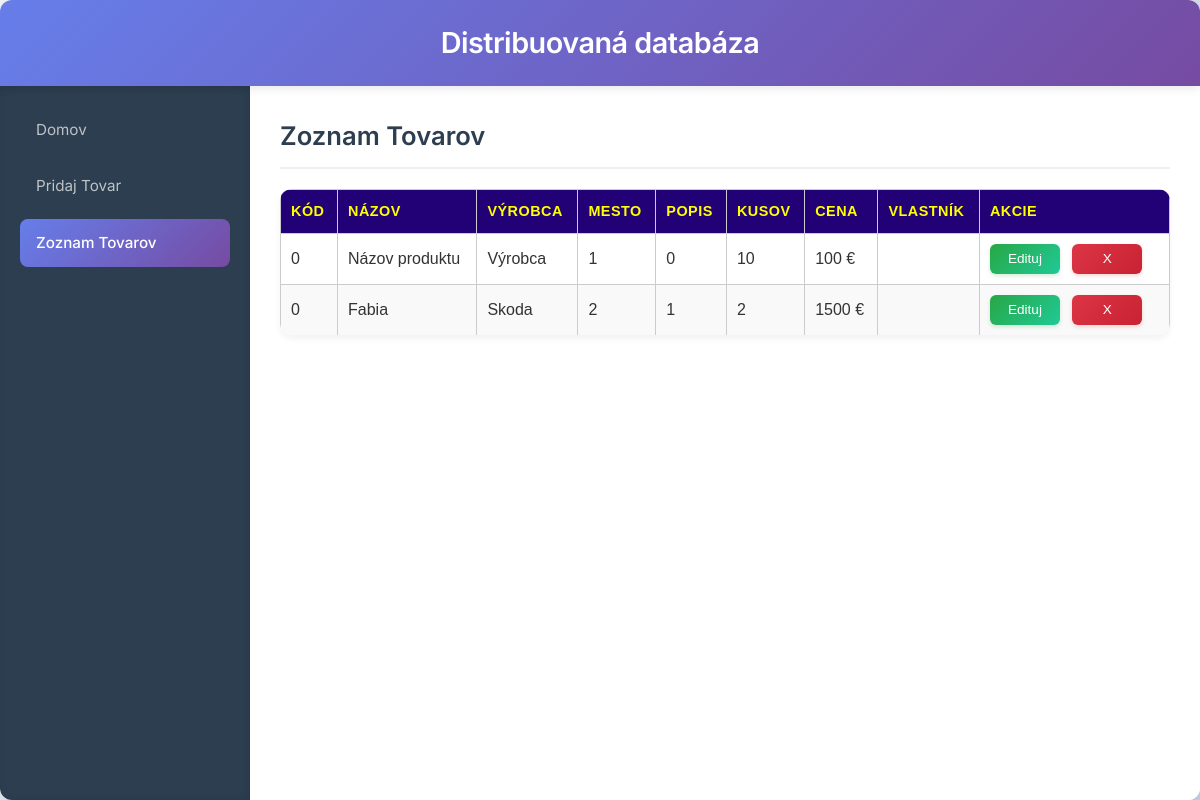
Before: /?menu=list-items with the older database file.
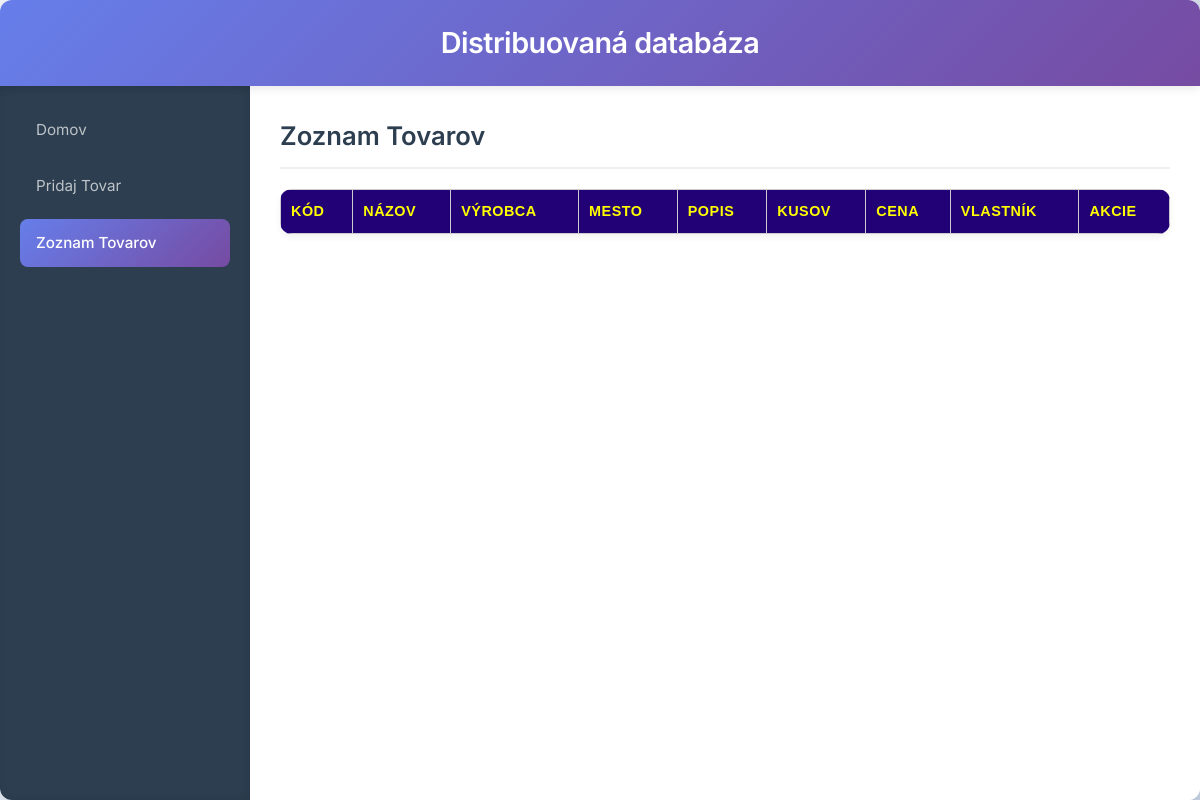
After: the same page with the newer database file.
### tables this page shows
CREATE TABLE `ntovar` (
                          `id` varchar(30) NOT NULL,
                          `pc` int(11) DEFAULT NULL,
                          `nazov` varchar(20) DEFAULT NULL,
                          `vyrobca` varchar(20) DEFAULT NULL,
                          `popis` varchar(100) DEFAULT NULL,
                          `kusov` int(11) DEFAULT NULL,
                          `cena` int(11) DEFAULT NULL,
                          `kod` varchar(20) DEFAULT NULL,
                          `node_origin` int(11) DEFAULT NULL
);

### pages/list-items.php (the view, shortened to what this page needs)
<?php
include __DIR__ . '/../resources/config/localConfig.php';
$conn = mysqli_connect($localConfig['host'], $localConfig['user'], $localConfig['pass'], $localConfig['name']);
$sql = "SELECT id, pc, nazov, vyrobca, popis, kusov, cena, kod, node_origin FROM ntovar";
$result = mysqli_query($conn, $sql);
?>
<h2>Zoznam Tovarov</h2>
<table class="item-table">
    <thead>
    <tr>
        <th>Kód</th>
        <th>Názov</th>
        <th>Výrobca</th>
        <th>Mesto</th>
        <th>Popis</th>
        <th>Kusov</th>
        <th>Cena</th>
        <th>Vlastník</th>
        <th>Akcie</th>
    </tr>
    </thead>
    <tbody>
    <?php while($row = mysqli_fetch_assoc($result)): ?>
        <tr>
            <td><?php echo htmlspecialchars($row['kod']); ?></td>
            <td><?php echo htmlspecialchars($row['nazov']); ?></td>
            <td><?php echo htmlspecialchars($row['vyrobca']); ?></td>
            <td><?php echo htmlspecialchars($row['pc']); ?></td>
            <td><?php echo htmlspecialchars($row['popis']); ?></td>
            <td><?php echo htmlspecialchars($row['kusov']); ?></td>
            <td><?php echo htmlspecialchars($row['cena']); ?> €</td>
            <td><?php echo htmlspecialchars($row['node_origin']); ?></td>
            <td>
                <a href="index.php?menu=edit-item&e=<?php echo $row['id']; ?>" class="edit-btn">Edituj</a>
                <a href="index.php?menu=delete-item&k=<?php echo $row['id']; ?>" class="delete-btn" onclick="return confirm('Naozaj chcete zmazať tento tovar?');">X</a>
            </td>
        </tr>
    <?php endwhile; ?>
    </tbody>
</table>

### index.php (shortened to what this page needs)
<!DOCTYPE html>
<html lang="sk">
<head>
    <link rel="stylesheet" href="css/style.css">
    <link rel="stylesheet" href="css/table.css">
</head>
<body>
<div class="container">
    <header>
        <h1>Distribuovaná databáza</h1>
    </header>
    <aside class="sidebar">
        <?php include("menu.php"); ?>
    </aside>
    <main class="content">
        <?php
        $allowed_pages = ['home','add-item','list-items','search', 'edit-item', 'delete-item'];
        $menu = isset($_GET['menu']) ? $_GET['menu'] : 'home';
        $page = in_array($menu, $allowed_pages) ? $menu : 'home';
        include "pages/{$page}.php";
        ?>
    </main>
</div>
</body>
</html>

### menu.php
<?php
$menuItems = [
        'home' => 'Domov',
        'add-item' => 'Pridaj Tovar',
        'list-items' => 'Zoznam Tovarov',
];
$current = isset($_GET['menu']) ? $_GET['menu'] : 'home';
echo '<ul class="menu">';
foreach ($menuItems as $id => $name) {
    $active = ($id === $current) ? 'active' : '';
    echo "<li class='$active'><a href='?menu=$id'>$name</a></li>";
}
echo '</ul>';
?>

### css/style.css (style rules this page uses)
* { margin: 0; padding: 0; box-sizing: border-box; }
body { font-family: 'Inter', -apple-system, BlinkMacSystemFont, 'Segoe UI', Roboto, sans-serif; line-height: 1.6; color: #333; background: linear-gradient(135deg, #f5f7fa 0%, #c3cfe2 100%); min-height: 100vh; }
.container { display: grid; grid-template-areas: "header header" "sidebar content"; grid-template-columns: 250px 1fr; grid-template-rows: auto 1fr; min-height: 100vh; max-width: 1400px; margin: 0 auto; box-shadow: 0 0 20px rgba(0, 0, 0, 0.1); border-radius: 12px; overflow: hidden; background: white; }
header { grid-area: header; background: linear-gradient(135deg, #667eea 0%, #764ba2 100%); color: white; padding: 20px; text-align: center; box-shadow: 0 2px 10px rgba(0, 0, 0, 0.1); position: relative; }
header h1 { font-size: 1.8rem; font-weight: 600; margin: 0; letter-spacing: -0.5px; }
.sidebar { grid-area: sidebar; background: #2c3e50; color: white; padding: 20px; overflow-y: auto; box-shadow: inset -2px 0 10px rgba(0, 0, 0, 0.1); }
.content { grid-area: content; background: white; padding: 30px; overflow-y: auto; }
.menu { list-style: none; padding: 0; }
.menu li { margin-bottom: 8px; }
.menu li a { display: block; color: #bdc3c7; text-decoration: none; padding: 12px 16px; border-radius: 8px; transition: all 0.3s ease; font-weight: 400; font-size: 0.95rem; }
.menu li.active a { background: linear-gradient(135deg, #667eea 0%, #764ba2 100%); color: white; font-weight: 500; }
.content h2 { font-size: 1.6rem; font-weight: 600; color: #2c3e50; margin-bottom: 20px; border-bottom: 2px solid #ecf0f1; padding-bottom: 10px; }
.item-table { width: 100%; border-collapse: separate; border-spacing: 0; background: white; border-radius: 12px; overflow: hidden; box-shadow: 0 4px 6px rgba(0, 0, 0, 0.05); margin-top: 20px; }
.item-table thead { background: linear-gradient(135deg, #667eea 0%, #764ba2 100%); color: white; }
.item-table th { padding: 15px 12px; text-align: left; font-weight: 600; font-size: 0.9rem; text-transform: uppercase; letter-spacing: 0.5px; }
.item-table tbody tr { transition: background-color 0.3s ease; }
.item-table td { padding: 15px 12px; border-bottom: 1px solid #e9ecef; }
.item-table tbody tr:last-child td { border-bottom: none; }
a.edit-btn, a.delete-btn { display: inline-block; padding: 8px 16px; margin-right: 8px; text-decoration: none; border-radius: 6px; font-weight: 500; font-size: 0.85rem; transition: all 0.3s ease; text-align: center; min-width: 70px; }
a.edit-btn { background: linear-gradient(135deg, #28a745 0%, #20c997 100%); color: white; box-shadow: 0 2px 4px rgba(40, 167, 69, 0.2); }
a.delete-btn { background: linear-gradient(135deg, #dc3545 0%, #c82333 100%); color: white; box-shadow: 0 2px 4px rgba(220, 53, 69, 0.2); }

### css/table.css (style rules this page uses)
.item-table { width: 100%; border-collapse: collapse; margin-top: 20px; font-family: Arial, sans-serif; }
.item-table th, .item-table td { border: 1px solid #ccc; padding: 10px; text-align: left; }
.item-table th { background-color: #220075; color: #ffff00; text-align: left; }
.item-table tr:nth-child(odd) { background-color: #ffffff; }
.item-table tr:nth-child(even) { background-color: #f9f9f9; }
.item-table td a.edit-btn, .item-table td a.delete-btn { font-size: 0.85em; padding: 4px 8px; }

Changed rows visible on the page:
removed ntovar: kod "0", nazov "Názov produktu", vyrobca "Výrobca", pc "1", popis "0", kusov "10", cena "100"
removed ntovar: kod "0", nazov "Fabia", vyrobca "Skoda", pc "2", popis "1", kusov "2", cena "1500"
